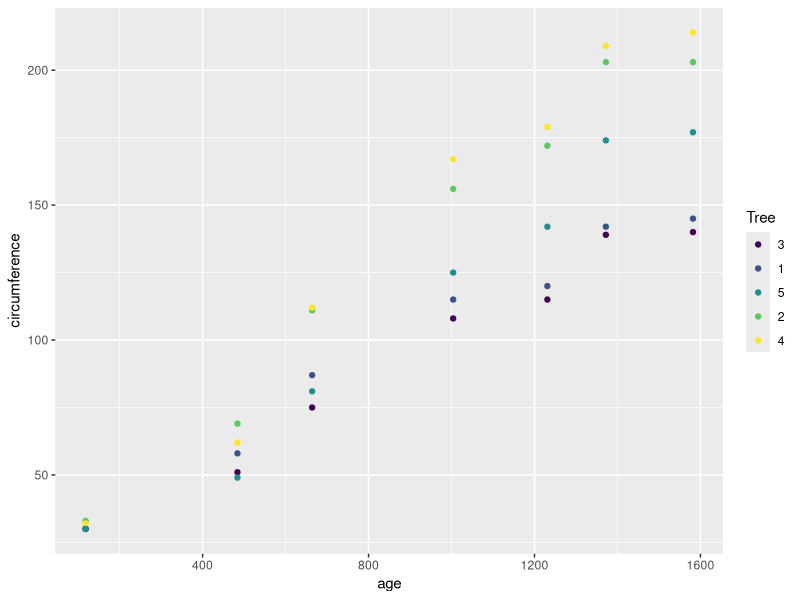
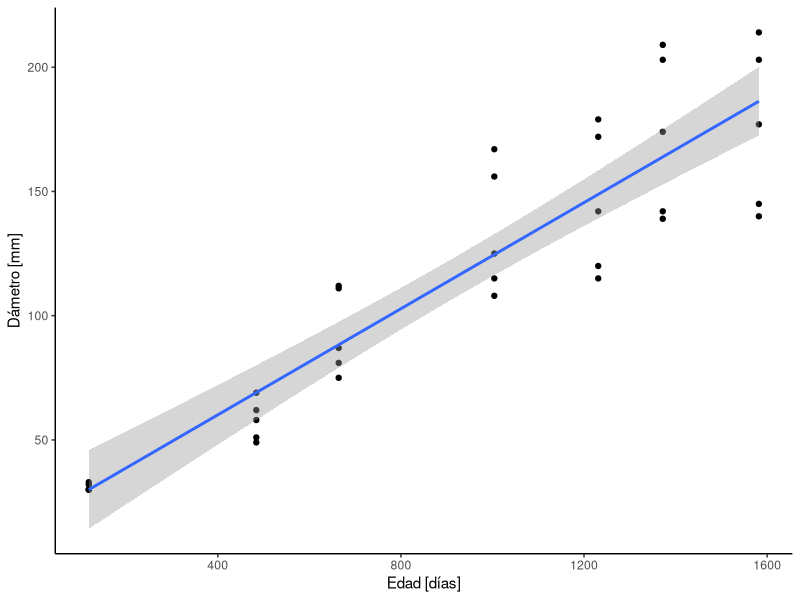
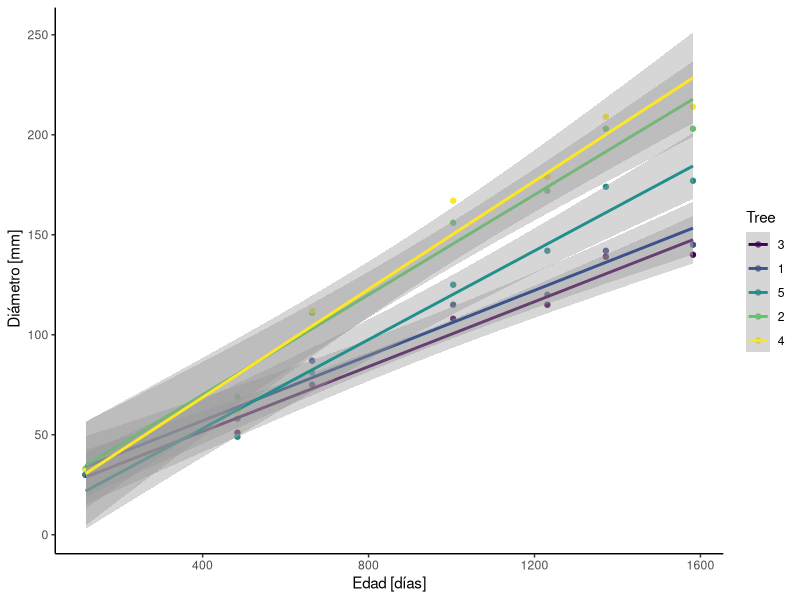

Recreate these plots in R, in order.
## ---- chunk 1
knitr::opts_chunk$set(echo = TRUE)
## ---- chunk 2
data(Orange)
str(Orange)
## ---- chunk 3
summary(Orange)
## ---- chunk 4
library(ggplot2)
ggplot(dat = Orange, aes(x = age, y = circumference,
                         col=Tree)) + 
  geom_point()
## ---- chunk 5
H01<- lm(circumference ~ age, data = Orange)
summary(H01)
## ---- chunk 6
ggplot(data = Orange, aes(x = age, y = circumference)) +
  geom_point() + geom_smooth(method = "lm") + theme_classic() +
  labs(x= "Edad [días]", y = "Dámetro [mm]")

## ---- chunk 7
ggplot(data = Orange, aes(x = age, y = circumference, col = Tree)) +
  geom_point() + geom_smooth(method = "lm") + theme_classic() + 
  labs(x = "Edad [días]", y = " Diámetro [mm]")

